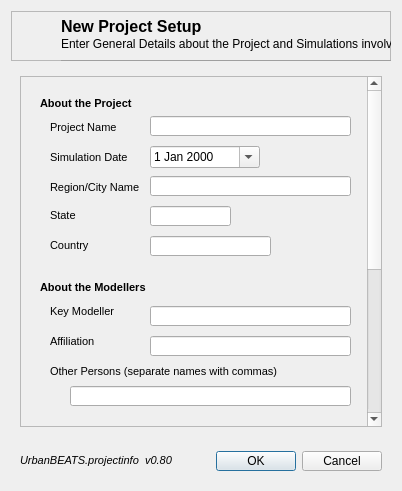
<?xml version="1.0" encoding="UTF-8"?>
<ui version="4.0">
 <class>UBeatsProjectInfoDialog</class>
 <widget class="QDialog" name="UBeatsProjectInfoDialog">
  <property name="geometry">
   <rect>
    <x>0</x>
    <y>0</y>
    <width>402</width>
    <height>491</height>
   </rect>
  </property>
  <property name="windowTitle">
   <string>Dialog</string>
  </property>
  <layout class="QVBoxLayout" name="verticalLayout">
   <item>
    <widget class="QFrame" name="title_frame">
     <property name="sizePolicy">
      <sizepolicy hsizetype="Preferred" vsizetype="Preferred">
       <horstretch>0</horstretch>
       <verstretch>0</verstretch>
      </sizepolicy>
     </property>
     <property name="minimumSize">
      <size>
       <width>0</width>
       <height>50</height>
      </size>
     </property>
     <property name="maximumSize">
      <size>
       <width>16777215</width>
       <height>50</height>
      </size>
     </property>
     <property name="frameShape">
      <enum>QFrame::StyledPanel</enum>
     </property>
     <property name="frameShadow">
      <enum>QFrame::Raised</enum>
     </property>
     <widget class="QLabel" name="dbtitle">
      <property name="geometry">
       <rect>
        <x>50</x>
        <y>5</y>
        <width>441</width>
        <height>21</height>
       </rect>
      </property>
      <property name="font">
       <font>
        <pointsize>12</pointsize>
        <weight>75</weight>
        <bold>true</bold>
       </font>
      </property>
      <property name="text">
       <string>New Project Setup</string>
      </property>
     </widget>
     <widget class="QLabel" name="dbsubtitle">
      <property name="geometry">
       <rect>
        <x>50</x>
        <y>25</y>
        <width>561</width>
        <height>16</height>
       </rect>
      </property>
      <property name="text">
       <string>Enter General Details about the Project and Simulations involved</string>
      </property>
     </widget>
     <widget class="QLabel" name="bpmlogo">
      <property name="geometry">
       <rect>
        <x>0</x>
        <y>0</y>
        <width>50</width>
        <height>50</height>
       </rect>
      </property>
      <property name="maximumSize">
       <size>
        <width>50</width>
        <height>50</height>
       </size>
      </property>
      <property name="text">
       <string/>
      </property>
      <property name="pixmap">
       <pixmap>../../../../../../D4W-logoBPM.png</pixmap>
      </property>
     </widget>
     <widget class="Line" name="line">
      <property name="geometry">
       <rect>
        <x>50</x>
        <y>40</y>
        <width>573</width>
        <height>20</height>
       </rect>
      </property>
      <property name="sizePolicy">
       <sizepolicy hsizetype="Minimum" vsizetype="Fixed">
        <horstretch>0</horstretch>
        <verstretch>0</verstretch>
       </sizepolicy>
      </property>
      <property name="minimumSize">
       <size>
        <width>573</width>
        <height>0</height>
       </size>
      </property>
      <property name="orientation">
       <enum>Qt::Horizontal</enum>
      </property>
     </widget>
    </widget>
   </item>
   <item>
    <widget class="QWidget" name="widget" native="true">
     <layout class="QHBoxLayout" name="horizontalLayout">
      <item>
       <widget class="QScrollArea" name="scrollArea">
        <property name="verticalScrollBarPolicy">
         <enum>Qt::ScrollBarAlwaysOn</enum>
        </property>
        <property name="widgetResizable">
         <bool>true</bool>
        </property>
        <widget class="QWidget" name="scrollAreaWidgetContents">
         <property name="geometry">
          <rect>
           <x>0</x>
           <y>-267</y>
           <width>347</width>
           <height>628</height>
          </rect>
         </property>
         <layout class="QVBoxLayout" name="verticalLayout_2">
          <item>
           <widget class="QWidget" name="general_widget" native="true">
            <property name="minimumSize">
             <size>
              <width>0</width>
              <height>610</height>
             </size>
            </property>
            <property name="maximumSize">
             <size>
              <width>16777215</width>
              <height>16777215</height>
             </size>
            </property>
            <widget class="QLabel" name="name_lbl">
             <property name="geometry">
              <rect>
               <x>20</x>
               <y>34</y>
               <width>81</width>
               <height>16</height>
              </rect>
             </property>
             <property name="whatsThis">
              <string>Width of the square cell in the city grid in metres</string>
             </property>
             <property name="text">
              <string>&lt;!DOCTYPE HTML PUBLIC &quot;-//W3C//DTD HTML 4.0//EN&quot; &quot;http://www.w3.org/TR/REC-html40/strict.dtd&quot;&gt;
&lt;html&gt;&lt;head&gt;&lt;meta name=&quot;qrichtext&quot; content=&quot;1&quot; /&gt;&lt;style type=&quot;text/css&quot;&gt;
p, li { white-space: pre-wrap; }
&lt;/style&gt;&lt;/head&gt;&lt;body style=&quot; font-family:'MS Shell Dlg 2'; font-size:8.25pt; font-weight:400; font-style:normal;&quot;&gt;
&lt;p style=&quot; margin-top:0px; margin-bottom:0px; margin-left:0px; margin-right:0px; -qt-block-indent:0; text-indent:0px;&quot;&gt;&lt;span style=&quot; font-size:8pt;&quot;&gt;Project Name&lt;/span&gt;&lt;/p&gt;&lt;/body&gt;&lt;/html&gt;</string>
             </property>
            </widget>
            <widget class="QLineEdit" name="name_box">
             <property name="geometry">
              <rect>
               <x>120</x>
               <y>30</y>
               <width>201</width>
               <height>20</height>
              </rect>
             </property>
            </widget>
            <widget class="QLabel" name="date_lbl">
             <property name="geometry">
              <rect>
               <x>20</x>
               <y>64</y>
               <width>101</width>
               <height>16</height>
              </rect>
             </property>
             <property name="whatsThis">
              <string>Width of the square cell in the city grid in metres</string>
             </property>
             <property name="text">
              <string>&lt;!DOCTYPE HTML PUBLIC &quot;-//W3C//DTD HTML 4.0//EN&quot; &quot;http://www.w3.org/TR/REC-html40/strict.dtd&quot;&gt;
&lt;html&gt;&lt;head&gt;&lt;meta name=&quot;qrichtext&quot; content=&quot;1&quot; /&gt;&lt;style type=&quot;text/css&quot;&gt;
p, li { white-space: pre-wrap; }
&lt;/style&gt;&lt;/head&gt;&lt;body style=&quot; font-family:'MS Shell Dlg 2'; font-size:8.25pt; font-weight:400; font-style:normal;&quot;&gt;
&lt;p style=&quot; margin-top:0px; margin-bottom:0px; margin-left:0px; margin-right:0px; -qt-block-indent:0; text-indent:0px;&quot;&gt;&lt;span style=&quot; font-size:8pt;&quot;&gt;Simulation Date&lt;/span&gt;&lt;/p&gt;&lt;/body&gt;&lt;/html&gt;</string>
             </property>
            </widget>
            <widget class="QDateEdit" name="date_spin">
             <property name="geometry">
              <rect>
               <x>120</x>
               <y>60</y>
               <width>110</width>
               <height>22</height>
              </rect>
             </property>
             <property name="calendarPopup">
              <bool>true</bool>
             </property>
            </widget>
            <widget class="QLabel" name="modellername_lbl">
             <property name="geometry">
              <rect>
               <x>20</x>
               <y>218</y>
               <width>101</width>
               <height>16</height>
              </rect>
             </property>
             <property name="whatsThis">
              <string>Width of the square cell in the city grid in metres</string>
             </property>
             <property name="text">
              <string>&lt;!DOCTYPE HTML PUBLIC &quot;-//W3C//DTD HTML 4.0//EN&quot; &quot;http://www.w3.org/TR/REC-html40/strict.dtd&quot;&gt;
&lt;html&gt;&lt;head&gt;&lt;meta name=&quot;qrichtext&quot; content=&quot;1&quot; /&gt;&lt;style type=&quot;text/css&quot;&gt;
p, li { white-space: pre-wrap; }
&lt;/style&gt;&lt;/head&gt;&lt;body style=&quot; font-family:'MS Shell Dlg 2'; font-size:8.25pt; font-weight:400; font-style:normal;&quot;&gt;
&lt;p style=&quot; margin-top:0px; margin-bottom:0px; margin-left:0px; margin-right:0px; -qt-block-indent:0; text-indent:0px;&quot;&gt;&lt;span style=&quot; font-size:8pt;&quot;&gt;Key Modeller&lt;/span&gt;&lt;/p&gt;&lt;/body&gt;&lt;/html&gt;</string>
             </property>
            </widget>
            <widget class="QLineEdit" name="city_box">
             <property name="geometry">
              <rect>
               <x>120</x>
               <y>90</y>
               <width>201</width>
               <height>20</height>
              </rect>
             </property>
            </widget>
            <widget class="QLabel" name="affiliation_lbl">
             <property name="geometry">
              <rect>
               <x>20</x>
               <y>248</y>
               <width>101</width>
               <height>16</height>
              </rect>
             </property>
             <property name="whatsThis">
              <string>Width of the square cell in the city grid in metres</string>
             </property>
             <property name="text">
              <string>&lt;!DOCTYPE HTML PUBLIC &quot;-//W3C//DTD HTML 4.0//EN&quot; &quot;http://www.w3.org/TR/REC-html40/strict.dtd&quot;&gt;
&lt;html&gt;&lt;head&gt;&lt;meta name=&quot;qrichtext&quot; content=&quot;1&quot; /&gt;&lt;style type=&quot;text/css&quot;&gt;
p, li { white-space: pre-wrap; }
&lt;/style&gt;&lt;/head&gt;&lt;body style=&quot; font-family:'MS Shell Dlg 2'; font-size:8.25pt; font-weight:400; font-style:normal;&quot;&gt;
&lt;p style=&quot; margin-top:0px; margin-bottom:0px; margin-left:0px; margin-right:0px; -qt-block-indent:0; text-indent:0px;&quot;&gt;&lt;span style=&quot; font-size:8pt;&quot;&gt;Affiliation&lt;/span&gt;&lt;/p&gt;&lt;/body&gt;&lt;/html&gt;</string>
             </property>
            </widget>
            <widget class="QLineEdit" name="state_box">
             <property name="geometry">
              <rect>
               <x>120</x>
               <y>120</y>
               <width>81</width>
               <height>20</height>
              </rect>
             </property>
            </widget>
            <widget class="QLabel" name="othermodellers_lbl">
             <property name="geometry">
              <rect>
               <x>20</x>
               <y>278</y>
               <width>271</width>
               <height>16</height>
              </rect>
             </property>
             <property name="whatsThis">
              <string>Width of the square cell in the city grid in metres</string>
             </property>
             <property name="text">
              <string>&lt;!DOCTYPE HTML PUBLIC &quot;-//W3C//DTD HTML 4.0//EN&quot; &quot;http://www.w3.org/TR/REC-html40/strict.dtd&quot;&gt;
&lt;html&gt;&lt;head&gt;&lt;meta name=&quot;qrichtext&quot; content=&quot;1&quot; /&gt;&lt;style type=&quot;text/css&quot;&gt;
p, li { white-space: pre-wrap; }
&lt;/style&gt;&lt;/head&gt;&lt;body style=&quot; font-family:'MS Shell Dlg 2'; font-size:8.25pt; font-weight:400; font-style:normal;&quot;&gt;
&lt;p style=&quot; margin-top:0px; margin-bottom:0px; margin-left:0px; margin-right:0px; -qt-block-indent:0; text-indent:0px;&quot;&gt;&lt;span style=&quot; font-size:8pt;&quot;&gt;Other Persons (separate names with commas)&lt;/span&gt;&lt;/p&gt;&lt;/body&gt;&lt;/html&gt;</string>
             </property>
            </widget>
            <widget class="QLineEdit" name="country_box">
             <property name="geometry">
              <rect>
               <x>120</x>
               <y>150</y>
               <width>121</width>
               <height>20</height>
              </rect>
             </property>
            </widget>
            <widget class="QLabel" name="aboutproject_lbl">
             <property name="geometry">
              <rect>
               <x>10</x>
               <y>10</y>
               <width>191</width>
               <height>16</height>
              </rect>
             </property>
             <property name="whatsThis">
              <string>Width of the square cell in the city grid in metres</string>
             </property>
             <property name="text">
              <string>&lt;!DOCTYPE HTML PUBLIC &quot;-//W3C//DTD HTML 4.0//EN&quot; &quot;http://www.w3.org/TR/REC-html40/strict.dtd&quot;&gt;
&lt;html&gt;&lt;head&gt;&lt;meta name=&quot;qrichtext&quot; content=&quot;1&quot; /&gt;&lt;style type=&quot;text/css&quot;&gt;
p, li { white-space: pre-wrap; }
&lt;/style&gt;&lt;/head&gt;&lt;body style=&quot; font-family:'MS Shell Dlg 2'; font-size:8.25pt; font-weight:400; font-style:normal;&quot;&gt;
&lt;p style=&quot; margin-top:0px; margin-bottom:0px; margin-left:0px; margin-right:0px; -qt-block-indent:0; text-indent:0px;&quot;&gt;&lt;span style=&quot; font-size:8pt; font-weight:600;&quot;&gt;About the Project&lt;/span&gt;&lt;/p&gt;&lt;/body&gt;&lt;/html&gt;</string>
             </property>
            </widget>
            <widget class="QLabel" name="aboutmodeller_lbl">
             <property name="geometry">
              <rect>
               <x>10</x>
               <y>194</y>
               <width>131</width>
               <height>16</height>
              </rect>
             </property>
             <property name="whatsThis">
              <string>Width of the square cell in the city grid in metres</string>
             </property>
             <property name="text">
              <string>&lt;!DOCTYPE HTML PUBLIC &quot;-//W3C//DTD HTML 4.0//EN&quot; &quot;http://www.w3.org/TR/REC-html40/strict.dtd&quot;&gt;
&lt;html&gt;&lt;head&gt;&lt;meta name=&quot;qrichtext&quot; content=&quot;1&quot; /&gt;&lt;style type=&quot;text/css&quot;&gt;
p, li { white-space: pre-wrap; }
&lt;/style&gt;&lt;/head&gt;&lt;body style=&quot; font-family:'MS Shell Dlg 2'; font-size:8.25pt; font-weight:400; font-style:normal;&quot;&gt;
&lt;p style=&quot; margin-top:0px; margin-bottom:0px; margin-left:0px; margin-right:0px; -qt-block-indent:0; text-indent:0px;&quot;&gt;&lt;span style=&quot; font-size:8pt; font-weight:600;&quot;&gt;About the Modellers&lt;/span&gt;&lt;/p&gt;&lt;/body&gt;&lt;/html&gt;</string>
             </property>
            </widget>
            <widget class="QLabel" name="city_lbl">
             <property name="geometry">
              <rect>
               <x>20</x>
               <y>94</y>
               <width>101</width>
               <height>16</height>
              </rect>
             </property>
             <property name="whatsThis">
              <string>Width of the square cell in the city grid in metres</string>
             </property>
             <property name="text">
              <string>&lt;!DOCTYPE HTML PUBLIC &quot;-//W3C//DTD HTML 4.0//EN&quot; &quot;http://www.w3.org/TR/REC-html40/strict.dtd&quot;&gt;
&lt;html&gt;&lt;head&gt;&lt;meta name=&quot;qrichtext&quot; content=&quot;1&quot; /&gt;&lt;style type=&quot;text/css&quot;&gt;
p, li { white-space: pre-wrap; }
&lt;/style&gt;&lt;/head&gt;&lt;body style=&quot; font-family:'MS Shell Dlg 2'; font-size:8.25pt; font-weight:400; font-style:normal;&quot;&gt;
&lt;p style=&quot; margin-top:0px; margin-bottom:0px; margin-left:0px; margin-right:0px; -qt-block-indent:0; text-indent:0px;&quot;&gt;&lt;span style=&quot; font-size:8pt;&quot;&gt;Region/City Name&lt;/span&gt;&lt;/p&gt;&lt;/body&gt;&lt;/html&gt;</string>
             </property>
            </widget>
            <widget class="QLabel" name="synopsis_lbl">
             <property name="geometry">
              <rect>
               <x>10</x>
               <y>340</y>
               <width>131</width>
               <height>16</height>
              </rect>
             </property>
             <property name="whatsThis">
              <string>Width of the square cell in the city grid in metres</string>
             </property>
             <property name="text">
              <string>&lt;!DOCTYPE HTML PUBLIC &quot;-//W3C//DTD HTML 4.0//EN&quot; &quot;http://www.w3.org/TR/REC-html40/strict.dtd&quot;&gt;
&lt;html&gt;&lt;head&gt;&lt;meta name=&quot;qrichtext&quot; content=&quot;1&quot; /&gt;&lt;style type=&quot;text/css&quot;&gt;
p, li { white-space: pre-wrap; }
&lt;/style&gt;&lt;/head&gt;&lt;body style=&quot; font-family:'MS Shell Dlg 2'; font-size:8.25pt; font-weight:400; font-style:normal;&quot;&gt;
&lt;p style=&quot; margin-top:0px; margin-bottom:0px; margin-left:0px; margin-right:0px; -qt-block-indent:0; text-indent:0px;&quot;&gt;&lt;span style=&quot; font-size:8pt; font-weight:600;&quot;&gt;Project Synopsis&lt;/span&gt;&lt;/p&gt;&lt;/body&gt;&lt;/html&gt;</string>
             </property>
            </widget>
            <widget class="QLineEdit" name="modellername_box">
             <property name="geometry">
              <rect>
               <x>120</x>
               <y>220</y>
               <width>201</width>
               <height>20</height>
              </rect>
             </property>
            </widget>
            <widget class="QLineEdit" name="affiliation_box">
             <property name="geometry">
              <rect>
               <x>120</x>
               <y>250</y>
               <width>201</width>
               <height>20</height>
              </rect>
             </property>
            </widget>
            <widget class="QLabel" name="state_lbl">
             <property name="geometry">
              <rect>
               <x>20</x>
               <y>120</y>
               <width>101</width>
               <height>20</height>
              </rect>
             </property>
             <property name="whatsThis">
              <string>Width of the square cell in the city grid in metres</string>
             </property>
             <property name="text">
              <string>&lt;!DOCTYPE HTML PUBLIC &quot;-//W3C//DTD HTML 4.0//EN&quot; &quot;http://www.w3.org/TR/REC-html40/strict.dtd&quot;&gt;
&lt;html&gt;&lt;head&gt;&lt;meta name=&quot;qrichtext&quot; content=&quot;1&quot; /&gt;&lt;style type=&quot;text/css&quot;&gt;
p, li { white-space: pre-wrap; }
&lt;/style&gt;&lt;/head&gt;&lt;body style=&quot; font-family:'MS Shell Dlg 2'; font-size:8.25pt; font-weight:400; font-style:normal;&quot;&gt;
&lt;p style=&quot; margin-top:0px; margin-bottom:0px; margin-left:0px; margin-right:0px; -qt-block-indent:0; text-indent:0px;&quot;&gt;&lt;span style=&quot; font-size:8pt;&quot;&gt;State&lt;/span&gt;&lt;/p&gt;&lt;/body&gt;&lt;/html&gt;</string>
             </property>
            </widget>
            <widget class="QLineEdit" name="othermodellers_box">
             <property name="geometry">
              <rect>
               <x>40</x>
               <y>300</y>
               <width>281</width>
               <height>20</height>
              </rect>
             </property>
            </widget>
            <widget class="QLabel" name="country_lbl">
             <property name="geometry">
              <rect>
               <x>20</x>
               <y>150</y>
               <width>101</width>
               <height>20</height>
              </rect>
             </property>
             <property name="whatsThis">
              <string>Width of the square cell in the city grid in metres</string>
             </property>
             <property name="text">
              <string>&lt;!DOCTYPE HTML PUBLIC &quot;-//W3C//DTD HTML 4.0//EN&quot; &quot;http://www.w3.org/TR/REC-html40/strict.dtd&quot;&gt;
&lt;html&gt;&lt;head&gt;&lt;meta name=&quot;qrichtext&quot; content=&quot;1&quot; /&gt;&lt;style type=&quot;text/css&quot;&gt;
p, li { white-space: pre-wrap; }
&lt;/style&gt;&lt;/head&gt;&lt;body style=&quot; font-family:'MS Shell Dlg 2'; font-size:8.25pt; font-weight:400; font-style:normal;&quot;&gt;
&lt;p style=&quot; margin-top:0px; margin-bottom:0px; margin-left:0px; margin-right:0px; -qt-block-indent:0; text-indent:0px;&quot;&gt;&lt;span style=&quot; font-size:8pt;&quot;&gt;Country&lt;/span&gt;&lt;/p&gt;&lt;/body&gt;&lt;/html&gt;</string>
             </property>
            </widget>
            <widget class="QPlainTextEdit" name="synopsis_box">
             <property name="geometry">
              <rect>
               <x>10</x>
               <y>380</y>
               <width>311</width>
               <height>211</height>
              </rect>
             </property>
             <property name="plainText">
              <string>none</string>
             </property>
            </widget>
            <widget class="QLabel" name="synopsis_descr_lbl">
             <property name="geometry">
              <rect>
               <x>20</x>
               <y>360</y>
               <width>291</width>
               <height>16</height>
              </rect>
             </property>
             <property name="whatsThis">
              <string>Width of the square cell in the city grid in metres</string>
             </property>
             <property name="text">
              <string>&lt;!DOCTYPE HTML PUBLIC &quot;-//W3C//DTD HTML 4.0//EN&quot; &quot;http://www.w3.org/TR/REC-html40/strict.dtd&quot;&gt;
&lt;html&gt;&lt;head&gt;&lt;meta name=&quot;qrichtext&quot; content=&quot;1&quot; /&gt;&lt;style type=&quot;text/css&quot;&gt;
p, li { white-space: pre-wrap; }
&lt;/style&gt;&lt;/head&gt;&lt;body style=&quot; font-family:'MS Shell Dlg 2'; font-size:8.25pt; font-weight:400; font-style:normal;&quot;&gt;
&lt;p style=&quot; margin-top:0px; margin-bottom:0px; margin-left:0px; margin-right:0px; -qt-block-indent:0; text-indent:0px;&quot;&gt;&lt;span style=&quot; font-size:8pt;&quot;&gt;Provide a description of the key aspects of this project.&lt;/span&gt;&lt;/p&gt;&lt;/body&gt;&lt;/html&gt;</string>
             </property>
            </widget>
           </widget>
          </item>
         </layout>
        </widget>
       </widget>
      </item>
     </layout>
    </widget>
   </item>
   <item>
    <widget class="QWidget" name="widget_4" native="true">
     <property name="minimumSize">
      <size>
       <width>0</width>
       <height>38</height>
      </size>
     </property>
     <property name="maximumSize">
      <size>
       <width>16777215</width>
       <height>38</height>
      </size>
     </property>
     <layout class="QHBoxLayout" name="horizontalLayout_2">
      <item>
       <widget class="QLabel" name="remarks">
        <property name="text">
         <string>&lt;!DOCTYPE HTML PUBLIC &quot;-//W3C//DTD HTML 4.0//EN&quot; &quot;http://www.w3.org/TR/REC-html40/strict.dtd&quot;&gt;
&lt;html&gt;&lt;head&gt;&lt;meta name=&quot;qrichtext&quot; content=&quot;1&quot; /&gt;&lt;style type=&quot;text/css&quot;&gt;
p, li { white-space: pre-wrap; }
&lt;/style&gt;&lt;/head&gt;&lt;body style=&quot; font-family:'MS Shell Dlg 2'; font-size:8.25pt; font-weight:400; font-style:normal;&quot;&gt;
&lt;p style=&quot; margin-top:0px; margin-bottom:0px; margin-left:0px; margin-right:0px; -qt-block-indent:0; text-indent:0px;&quot;&gt;&lt;span style=&quot; font-size:8pt; font-style:italic;&quot;&gt;UrbanBEATS.projectinfo&lt;/span&gt;&lt;/p&gt;&lt;/body&gt;&lt;/html&gt;</string>
        </property>
       </widget>
      </item>
      <item>
       <widget class="QLabel" name="remarks2">
        <property name="text">
         <string>&lt;!DOCTYPE HTML PUBLIC &quot;-//W3C//DTD HTML 4.0//EN&quot; &quot;http://www.w3.org/TR/REC-html40/strict.dtd&quot;&gt;
&lt;html&gt;&lt;head&gt;&lt;meta name=&quot;qrichtext&quot; content=&quot;1&quot; /&gt;&lt;style type=&quot;text/css&quot;&gt;
p, li { white-space: pre-wrap; }
&lt;/style&gt;&lt;/head&gt;&lt;body style=&quot; font-family:'MS Shell Dlg 2'; font-size:8.25pt; font-weight:400; font-style:normal;&quot;&gt;
&lt;p style=&quot; margin-top:0px; margin-bottom:0px; margin-left:0px; margin-right:0px; -qt-block-indent:0; text-indent:0px;&quot;&gt;&lt;span style=&quot; font-size:8pt; font-style:italic;&quot;&gt;v0.80&lt;/span&gt;&lt;/p&gt;&lt;/body&gt;&lt;/html&gt;</string>
        </property>
       </widget>
      </item>
      <item>
       <widget class="QDialogButtonBox" name="buttonBox">
        <property name="orientation">
         <enum>Qt::Horizontal</enum>
        </property>
        <property name="standardButtons">
         <set>QDialogButtonBox::Cancel|QDialogButtonBox::Ok</set>
        </property>
       </widget>
      </item>
     </layout>
    </widget>
   </item>
  </layout>
 </widget>
 <resources/>
 <connections>
  <connection>
   <sender>buttonBox</sender>
   <signal>accepted()</signal>
   <receiver>UBeatsProjectInfoDialog</receiver>
   <slot>accept()</slot>
   <hints>
    <hint type="sourcelabel">
     <x>248</x>
     <y>254</y>
    </hint>
    <hint type="destinationlabel">
     <x>157</x>
     <y>274</y>
    </hint>
   </hints>
  </connection>
  <connection>
   <sender>buttonBox</sender>
   <signal>rejected()</signal>
   <receiver>UBeatsProjectInfoDialog</receiver>
   <slot>reject()</slot>
   <hints>
    <hint type="sourcelabel">
     <x>316</x>
     <y>260</y>
    </hint>
    <hint type="destinationlabel">
     <x>286</x>
     <y>274</y>
    </hint>
   </hints>
  </connection>
 </connections>
</ui>
